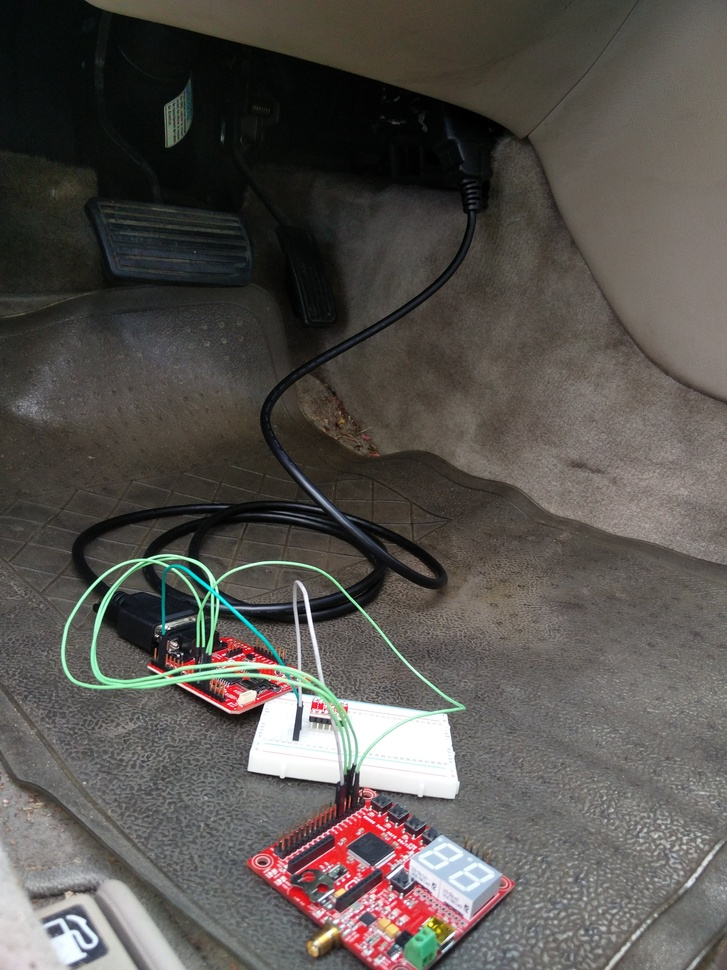
//> input picture CAN project/pic1.jpg, 727 x 970 px, shrunk from 3120 x 4160 before the run, given in place of IMG_0462.MOV, which was not available
$ ./main   (built with g++ and OpenCV 4)
//> lines starting //> are read from the running program, lines starting //| are printed output that depends on the picture; after the words box and inside, x2 and y2 are one past the last pixel; in counts of white or black regions, pixels touching at a corner belong together; pictures that were not available may be replaced by others from this repository, and a replacement may not be noted
#include <iostream>
#include "opencv2/highgui/highgui.hpp"
#include "opencv2/imgproc/imgproc.hpp"

using namespace cv;
using namespace std;

int main( int argc, char** argv )
{
    /* Opens Camera feed */
    VideoCapture cap("/Users/jianganson72/Desktop/Test/IMG_0462.MOV");
    if(!cap.isOpened()){
        cout << "Camera failed to open" << endl;
        return -1;
    }

    /* Create a window called "Control"
     * Will be used to change HSV values
     */
    namedWindow("Control", CV_WINDOW_AUTOSIZE);

    /* HSV Values on what is considered Red */
    int iLowH = 170;
    int iHighH = 179;

    int iLowS = 200;
    int iHighS = 255;

    int iLowV = 60;
    int iHighV = 255;

    /* Create trackbars in "Control" window
     * Move trackbar to make necessary adjustments to limit false positives
     */
    createTrackbar("LowH", "Control", &iLowH, 179); //Hue (0 - 179)
    createTrackbar("HighH", "Control", &iHighH, 179);

    createTrackbar("LowS", "Control", &iLowS, 255); //Saturation (0 - 255)
    createTrackbar("HighS", "Control", &iHighS, 255);

    createTrackbar("LowV", "Control", &iLowV, 255);//Value (0 - 255)
    createTrackbar("HighV", "Control", &iHighV, 255);


    while(true) {
        Mat frame;
        Mat HSV;
        Mat Threshold;
        Mat Threshold_output;

        vector<vector<Point>> contours;
        vector<Vec4i> hierarchy;

        cap.read(frame);
//> frame is the input picture: 970 rows x 727 cols, CV_8UC3; mean B, G, R 79.5, 83.6, 87.6

        /* Convert frame from BGR to HSV */
        cvtColor(frame, HSV, COLOR_BGR2HSV);
//> HSV: 970 rows x 727 cols, CV_8UC3; mean H, S, V 43, 39.8, 89.9

        /* Checks if object is red */
        inRange(HSV, Scalar(iLowH, iLowS, iLowV), Scalar(iHighH, iHighS, iHighV), Threshold);
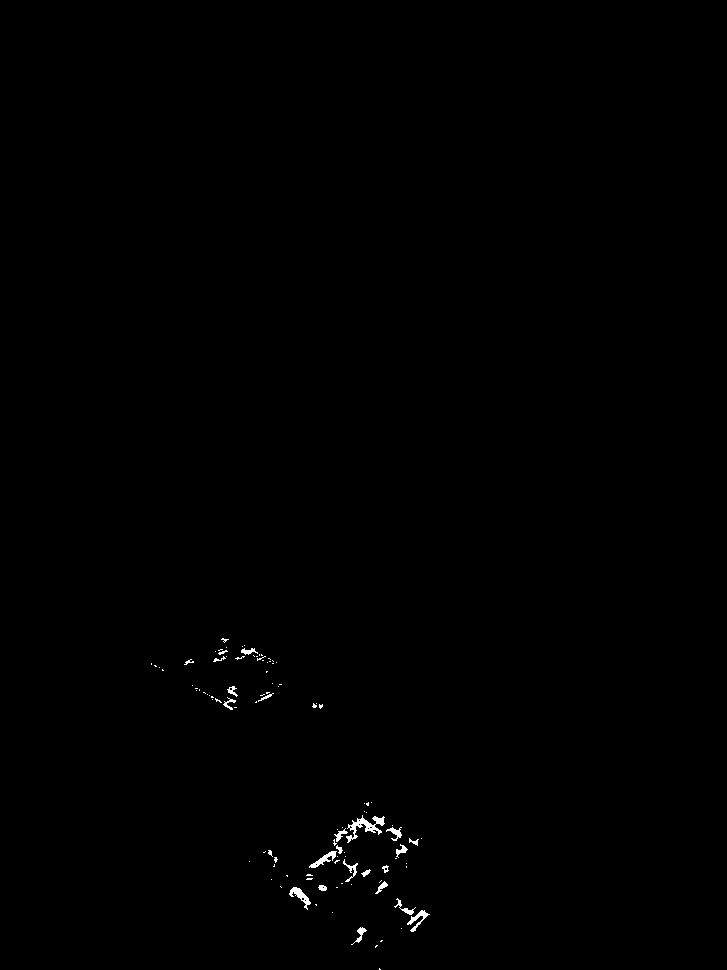
//> Threshold: 970 rows x 727 cols, CV_8UC1; 0.31% white; 105 white regions (82 under 20 px), largest, box (x1, y1, x2, y2) and area: (346, 815, 385, 843) 356, (289, 887, 311, 910) 175, (309, 851, 337, 868) 160
        inRange(HSV, Scalar(iLowH, iLowS, iLowV), Scalar(iHighH, iHighS, iHighV), Threshold_output);

        /* Filtering images */
        erode(Threshold, Threshold, getStructuringElement(MORPH_ELLIPSE, Size(5,5)));
        dilate(Threshold, Threshold, getStructuringElement(MORPH_ELLIPSE, Size(5,5)));

        dilate(Threshold, Threshold, getStructuringElement(MORPH_ELLIPSE, Size(5,5)));
        erode(Threshold, Threshold, getStructuringElement(MORPH_ELLIPSE, Size(5,5)));
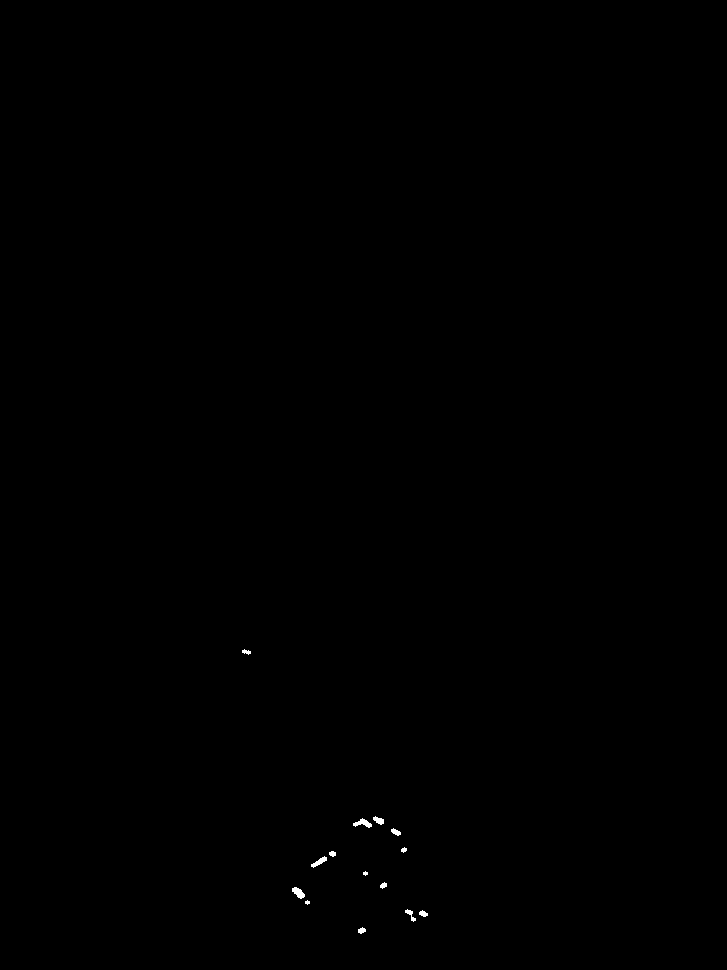
//> Threshold: 970 rows x 727 cols, CV_8UC1; 0.09% white; 14 white regions (2 under 20 px), largest, box (x1, y1, x2, y2) and area: (353, 818, 372, 828) 93, (292, 887, 305, 899) 91, (311, 856, 327, 868) 78

        /* Separates red objects, in this case, traffic lights */
        threshold(Threshold, Threshold, 100, 255, THRESH_BINARY_INV);
//> Threshold: 970 rows x 727 cols, CV_8UC1; 99.9% white; 14 black regions (2 under 20 px)

        /* Finds contours of red objects */
        findContours(Threshold, contours, hierarchy, CV_RETR_TREE, CV_CHAIN_APPROX_SIMPLE, Point(0, 0));
//> contours = 15 contours; largest, box (x1, y1, x2, y2) and area: (0, 0, 727, 970) 703494, (352, 817, 373, 829) 114, (291, 886, 306, 900) 108, (310, 855, 328, 869) 96, (372, 815, 385, 826) 74

        /* Declaring contour variables */
        vector<vector<Point>> contours_poly(contours.size());
//> contours_poly = 15 empty contours
        vector<Rect> boundRect(contours.size());
        vector<Point2f> center(contours.size());
        vector<float> radius(contours.size());

        /* Calculates upright bounding rectangle of a point set */
        for(int i = 0; i < contours.size(); i++){
            approxPolyDP(contours[i], contours_poly[i], 3, true);
            boundRect[i] = boundingRect(Mat(contours_poly[i]));
        }
//> this loop made 15 passes

        Mat drawing = Mat::zeros(Threshold_output.size(), CV_8UC3);

        /* Draws a rectangle around the traffic light object */
        for(int i = 0; i < contours.size(); i++){
            rectangle(drawing, boundRect[i].tl(), boundRect[i].br(), Scalar(0, 100, 255));
        }

        /* Shows Threshold Feed */
        imshow("Threshold Image", Threshold_output);

        frame = frame + drawing; // This makes the video feed include the contour drawings
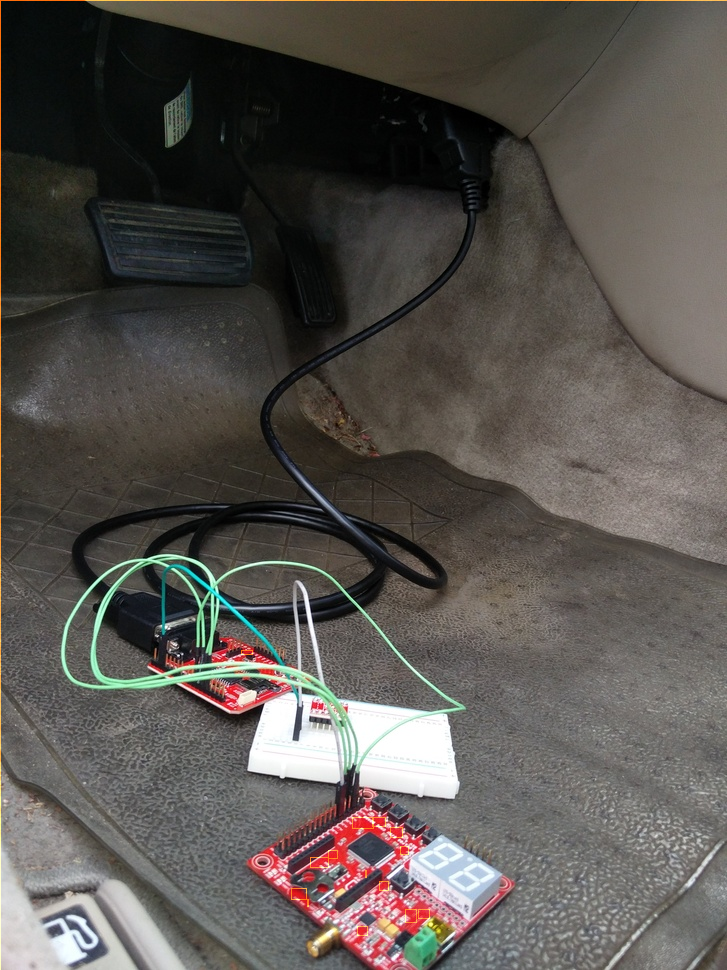
//> frame: 970 rows x 727 cols, CV_8UC3; 0.32% of pixels changed, all inside (x1, y1, x2, y2) = (0, 0, 727, 970)
        namedWindow("Camera_feed", CV_WINDOW_AUTOSIZE);
        imshow("Camera_feed", frame);

        if (waitKey(1) == 27) //wait for 'esc' key press for 30ms. If 'esc' key is pressed, break loop
//> the Esc key is pressed
        {
            cout << "esc key is pressed by user" << endl;
            break;
        }
    }

    return 0;
}

$ run again, on CAN project/pic3.jpg
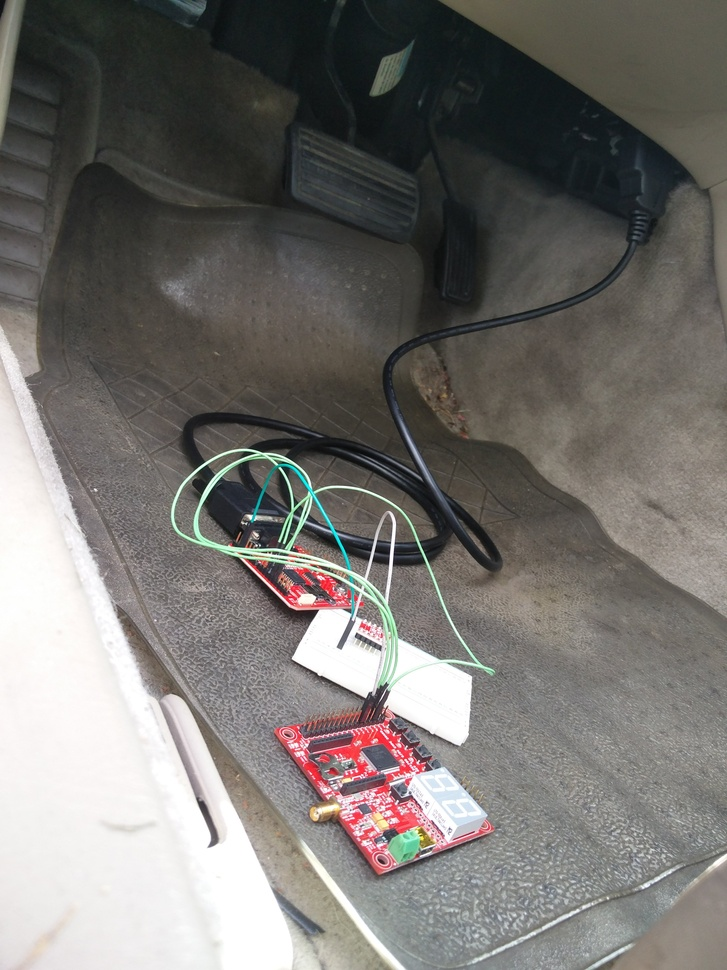
//> input picture CAN project/pic3.jpg, 727 x 970 px, shrunk from 3120 x 4160 before the run, given in place of IMG_0462.MOV, which was not available
//> frame is the input picture: 970 rows x 727 cols, CV_8UC3; mean B, G, R 111.8, 115.3, 118
//> HSV: 970 rows x 727 cols, CV_8UC3; mean H, S, V 46.6, 28.1, 120.2
//> contours = 3 contours; box (x1, y1, x2, y2) and area: (0, 0, 727, 970) 703494, (306, 763, 319, 777) 78, (375, 733, 387, 744) 66
//> contours_poly = 3 empty contours
//> the loop `for(int i = 0; i < contours.size(); i++)` made 3 passes
//> `frame = frame + drawing;`:
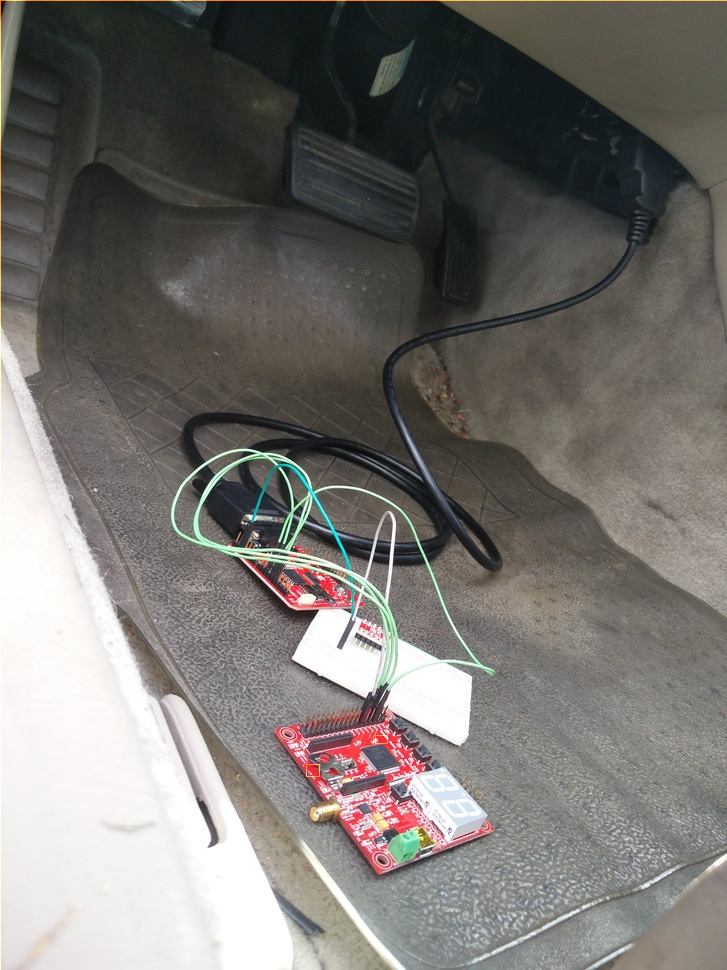
//> frame: 970 rows x 727 cols, CV_8UC3; 0.25% of pixels changed, all inside (x1, y1, x2, y2) = (0, 0, 727, 970)
